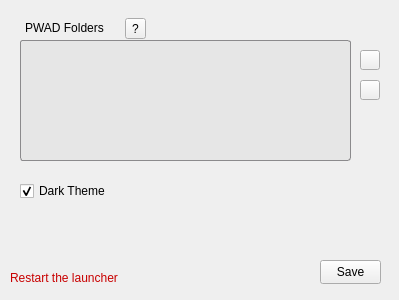
<?xml version="1.0" encoding="UTF-8"?>
<ui version="4.0">
 <class>Settings</class>
 <widget class="QWidget" name="Settings">
  <property name="geometry">
   <rect>
    <x>0</x>
    <y>0</y>
    <width>399</width>
    <height>300</height>
   </rect>
  </property>
  <property name="minimumSize">
   <size>
    <width>399</width>
    <height>300</height>
   </size>
  </property>
  <property name="maximumSize">
   <size>
    <width>399</width>
    <height>300</height>
   </size>
  </property>
  <property name="windowTitle">
   <string>Settings</string>
  </property>
  <widget class="QLabel" name="label">
   <property name="geometry">
    <rect>
     <x>25</x>
     <y>20</y>
     <width>121</width>
     <height>16</height>
    </rect>
   </property>
   <property name="text">
    <string>PWAD Folders</string>
   </property>
  </widget>
  <widget class="QPushButton" name="pushButton_2">
   <property name="geometry">
    <rect>
     <x>320</x>
     <y>260</y>
     <width>61</width>
     <height>24</height>
    </rect>
   </property>
   <property name="text">
    <string>Save</string>
   </property>
  </widget>
  <widget class="QLabel" name="restartWarning">
   <property name="geometry">
    <rect>
     <x>10</x>
     <y>270</y>
     <width>131</width>
     <height>16</height>
    </rect>
   </property>
   <property name="styleSheet">
    <string notr="true">color: rgb(200, 0, 0);</string>
   </property>
   <property name="text">
    <string>Restart the launcher</string>
   </property>
  </widget>
  <widget class="QToolButton" name="toolButton">
   <property name="geometry">
    <rect>
     <x>125</x>
     <y>18</y>
     <width>21</width>
     <height>21</height>
    </rect>
   </property>
   <property name="text">
    <string>?</string>
   </property>
  </widget>
  <widget class="QListWidget" name="listWidget">
   <property name="geometry">
    <rect>
     <x>20</x>
     <y>40</y>
     <width>331</width>
     <height>121</height>
    </rect>
   </property>
   <property name="styleSheet">
    <string notr="true">border: 1px solid rgb(139, 138, 140);
padding-left: 6px;
color: #000;
height: 20px;
background-color:rgb(230, 230, 230);
border-radius:3px</string>
   </property>
  </widget>
  <widget class="QCheckBox" name="checkBox">
   <property name="geometry">
    <rect>
     <x>20</x>
     <y>180</y>
     <width>101</width>
     <height>22</height>
    </rect>
   </property>
   <property name="text">
    <string>Dark Theme</string>
   </property>
   <property name="checked">
    <bool>true</bool>
   </property>
  </widget>
  <widget class="QToolButton" name="toolButton_2">
   <property name="geometry">
    <rect>
     <x>360</x>
     <y>50</y>
     <width>20</width>
     <height>20</height>
    </rect>
   </property>
   <property name="styleSheet">
    <string notr="true">border-image: url(:/pngs/pngs/plus.png);</string>
   </property>
   <property name="text">
    <string> </string>
   </property>
  </widget>
  <widget class="QToolButton" name="toolButton_3">
   <property name="geometry">
    <rect>
     <x>360</x>
     <y>80</y>
     <width>20</width>
     <height>20</height>
    </rect>
   </property>
   <property name="styleSheet">
    <string notr="true">border-image: url(:/pngs/pngs/minus.png);</string>
   </property>
   <property name="text">
    <string/>
   </property>
  </widget>
 </widget>
 <resources/>
 <connections/>
</ui>
